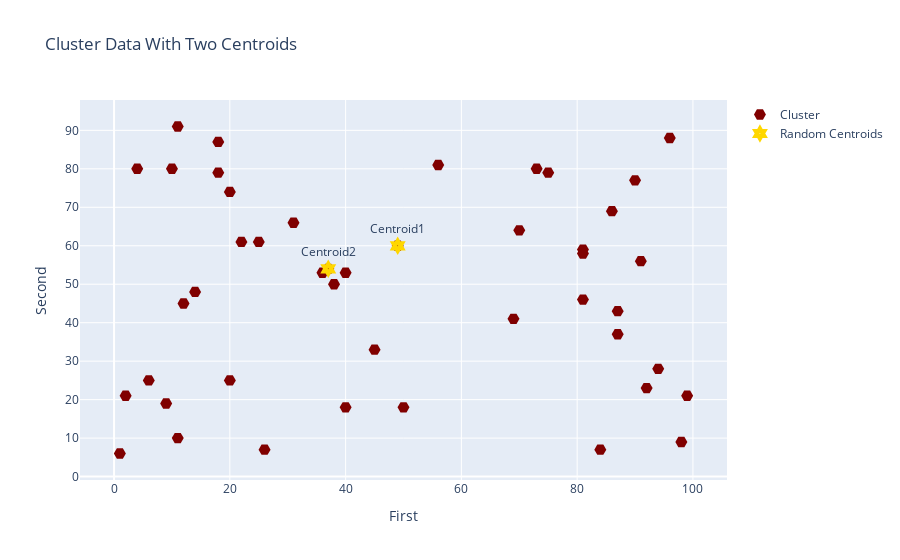

Source (notebook cell):
### Code cell
fig = go.Figure()
fig.add_trace(go.Scatter(x = data['First'], y = data['Second'], mode = 'markers', name = 'Cluster', marker = dict(size = 12, color = 'maroon', symbol = 'hexagon2')))
fig.add_trace(go.Scatter(x = centroidrnd['First'], y = centroidrnd['Second'], mode = 'markers+text', name = 'Random Centroids', text=['Centroid1', 'Centroid2'], textposition="top center", marker = dict(size = 14, color = 'gold', symbol = 'hexagram-dot')))
fig.update_layout(title = "Cluster Data With Two Centroids", xaxis_title = 'First', yaxis_title = 'Second')
fig.show()

### Figure 1 — Plotly figure (JSON) as saved in the notebook; plotly's stock layout.template omitted (floating-point values rounded to 4 significant figures)
{"data": [{"marker": {"color": "maroon", "size": 12, "symbol": "hexagon2"}, "mode": "markers", "name": "Cluster", "type": "scatter", "x": [18, 2, 50, 87, 75, 12, 38, 49, 40, 84, 92, 70, 1, 94, 37, 56, 11, 96, 22, 6, 20, 11, 98, 25, 20, 90, 91, 86, 45, 40, 36, 73, 87, 69, 31, 18, 9, 10, 4, 99, 14, 26, 81, 81, 81], "y": [87, 21, 18, 37, 79, 45, 50, 60, 18, 7, 23, 64, 6, 28, 54, 81, 91, 88, 61, 25, 25, 10, 9, 61, 74, 77, 56, 69, 33, 53, 53, 80, 43, 41, 66, 79, 19, 80, 80, 21, 48, 7, 58, 59, 46]}, {"marker": {"color": "gold", "size": 14, "symbol": "hexagram-dot"}, "mode": "markers+text", "name": "Random Centroids", "text": ["Centroid1", "Centroid2"], "textposition": "top center", "type": "scatter", "x": [49, 37], "y": [60, 54]}], "layout": {"autosize": true, "title": {"text": "Cluster Data With Two Centroids"}, "xaxis": {"autorange": true, "range": [-5.255, 105.3], "title": {"text": "First"}, "type": "linear"}, "yaxis": {"autorange": true, "range": [-3.541, 100.5], "title": {"text": "Second"}, "type": "linear"}}}
